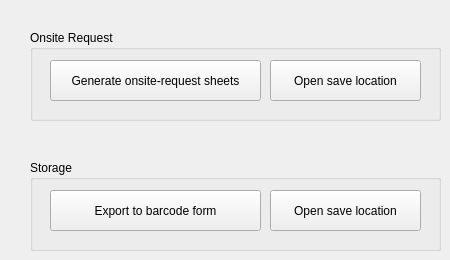
    <widget class="QWidget" name="tab">
     <attribute name="title">
      <string>DATA</string>
     </attribute>
     <widget class="QGroupBox" name="groupBox_3">
      <property name="geometry">
       <rect>
        <x>30</x>
        <y>160</y>
        <width>411</width>
        <height>91</height>
       </rect>
      </property>
      <property name="title">
       <string>Storage</string>
      </property>
      <widget class="QPushButton" name="btn_export_barcode">
       <property name="geometry">
        <rect>
         <x>20</x>
         <y>30</y>
         <width>211</width>
         <height>41</height>
        </rect>
       </property>
       <property name="text">
        <string>Export to barcode form</string>
       </property>
      </widget>
      <widget class="QPushButton" name="btn_opensavelocation_storage">
       <property name="geometry">
        <rect>
         <x>240</x>
         <y>30</y>
         <width>151</width>
         <height>41</height>
        </rect>
       </property>
       <property name="text">
        <string>Open save location</string>
       </property>
      </widget>
     </widget>
     <widget class="QGroupBox" name="groupBox_5">
      <property name="geometry">
       <rect>
        <x>30</x>
        <y>30</y>
        <width>411</width>
        <height>91</height>
       </rect>
      </property>
      <property name="title">
       <string>Onsite Request</string>
      </property>
      <widget class="QPushButton" name="btn_onsiterequest">
       <property name="geometry">
        <rect>
         <x>20</x>
         <y>30</y>
         <width>211</width>
         <height>41</height>
        </rect>
       </property>
       <property name="text">
        <string>Generate onsite-request sheets</string>
       </property>
      </widget>
      <widget class="QPushButton" name="btn_opensavelocation_onsite">
       <property name="geometry">
        <rect>
         <x>240</x>
         <y>30</y>
         <width>151</width>
         <height>41</height>
        </rect>
       </property>
       <property name="text">
        <string>Open save location</string>
       </property>
      </widget>
     </widget>
    </widget>
